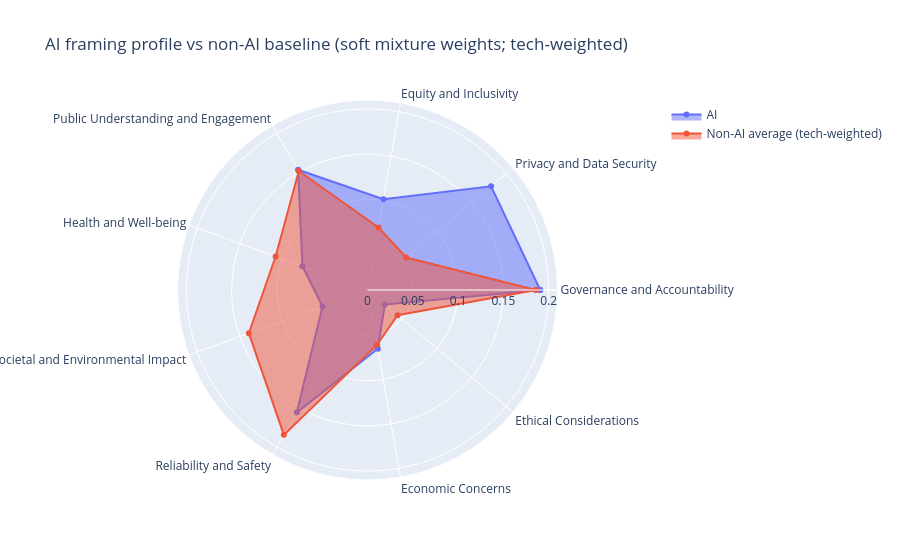

Write notebook code for a chart like this one.
### Markdown cell above
## Technology-weighted baseline: AI vs non-AI concern lens profiles

This cell computes per-lens mean affinity for each technology (using the
soft mixture weights) and constructs a technology-weighted non-AI
baseline, where each non-AI technology contributes equally. The
difference between AI's profile and this baseline is the first layer
of evidence for R2.

### Code cell
# @title Compare AI and non-AI dialogues by framing lens (soft mixture weights)

show_status("Computing AI vs non-AI framing profile (technology-weighted baseline, soft mixture weights)...")

TECH_COL = 'technology_meta'
technologies = sorted(concerns_df[TECH_COL].dropna().unique().tolist())
non_ai_techs = [t for t in technologies if t != 'AI']

# Soft lens salience: each phrase contributes mixture_weights[cluster_id, :]
# across the lens axis; per-tech salience is the mean over that tech's phrases.
_valid = (concerns_df['cluster_id'] >= 0) & (concerns_df['cluster_id'] < mixture_weights.shape[0])
_cids = concerns_df.loc[_valid, 'cluster_id'].to_numpy(dtype=int)
_tech_arr = concerns_df.loc[_valid, TECH_COL].to_numpy()
_phrase_weights = mixture_weights[_cids]  # (n_phrases, n_lenses)

lens_salience_by_tech = {}
for tech in technologies:
    tech_mask = _tech_arr == tech
    if tech_mask.sum() == 0:
        continue
    tech_mean = _phrase_weights[tech_mask].mean(axis=0)
    lens_salience_by_tech[tech] = dict(zip(mixture_lens_names, tech_mean.tolist()))

lens_salience_df = pd.DataFrame(lens_salience_by_tech).T.fillna(0)
lens_salience_df = lens_salience_df[mixture_lens_names]  # fix column order

# Technology-weighted non-AI baseline (each non-AI technology counts equally)
non_ai_avg = lens_salience_df.loc[non_ai_techs].mean(axis=0) if len(non_ai_techs) else pd.Series(dtype=float)

# Plot radar: AI vs non-AI avg
if 'AI' in lens_salience_df.index and len(non_ai_avg) > 0:
    categories = list(non_ai_avg.index)
    ai_vals = lens_salience_df.loc['AI', categories].tolist()
    base_vals = non_ai_avg[categories].tolist()

    categories_loop = categories + [categories[0]]
    ai_loop = ai_vals + [ai_vals[0]]
    base_loop = base_vals + [base_vals[0]]

    fig = go.Figure()
    fig.add_trace(go.Scatterpolar(r=ai_loop, theta=categories_loop, fill='toself', name='AI'))
    fig.add_trace(go.Scatterpolar(r=base_loop, theta=categories_loop, fill='toself', name='Non‑AI average (tech‑weighted)'))
    fig.update_layout(
        polar=dict(radialaxis=dict(visible=True, range=[0, max(ai_loop+base_loop)*1.1])),
        title="AI framing profile vs non‑AI baseline (soft mixture weights; tech‑weighted)"
    )
    fig.write_html(OUTPUT_FOLDER / "ai_vs_nonai_framing_radar.html")
try:
    fig.write_image(OUTPUT_FOLDER / "ai_vs_nonai_framing_radar.png", width=900, height=700, scale=2)
except Exception as _e:
    print(f"Note: PNG export failed ({_e}); HTML version still saved.")
    print("If you need PNG, install kaleido: !pip install -q kaleido")
    fig.show()

lens_salience_df.to_csv(OUTPUT_FOLDER / "lens_salience_by_technology_meta.csv")
non_ai_avg.to_frame('non_ai_avg_tech_weighted').to_csv(OUTPUT_FOLDER / "non_ai_avg_framing_profile.csv")
show_complete("AI vs non-AI framing profile computed (soft weights)")

### Figure 1 — Plotly figure (JSON) as saved in the notebook; plotly's stock layout.template omitted (floating-point values rounded to 4 significant figures)
{"data": [{"fill": "toself", "name": "AI", "r": [0.1907, 0.1781, 0.1017, 0.1533, 0.07642, 0.05288, 0.1561, 0.06583, 0.02499, 0.1907], "theta": ["Governance and Accountability", "Privacy and Data Security", "Equity and Inclusivity", "Public Understanding and Engagement", "Health and Well-being", "Societal and Environmental Impact", "Reliability and Safety", "Economic Concerns", "Ethical Considerations", "Governance and Accountability"], "type": "scatterpolar"}, {"fill": "toself", "name": "Non‑AI average (tech‑weighted)", "r": [0.1859, 0.0558, 0.07001, 0.1517, 0.1079, 0.1394, 0.1847, 0.06132, 0.04332, 0.1859], "theta": ["Governance and Accountability", "Privacy and Data Security", "Equity and Inclusivity", "Public Understanding and Engagement", "Health and Well-being", "Societal and Environmental Impact", "Reliability and Safety", "Economic Concerns", "Ethical Considerations", "Governance and Accountability"], "type": "scatterpolar"}], "layout": {"polar": {"radialaxis": {"range": [0, 0.2098], "visible": true}}, "title": {"text": "AI framing profile vs non‑AI baseline (soft mixture weights; tech‑weighted)"}}}
